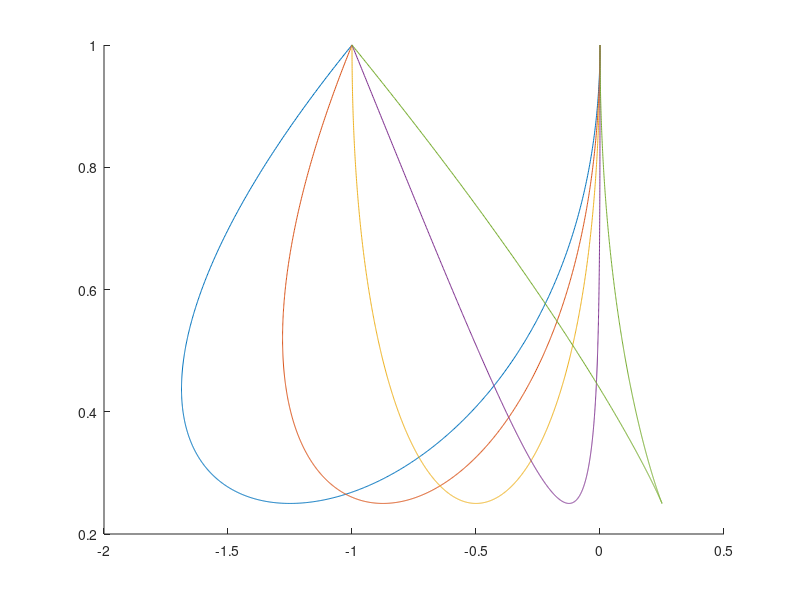

Write the MATLAB code that produced this figure.
clear variables;
close all;
clc;

t = linspace(0,1,1000);
T = [t.^0;t;t.^2;t.^3];
figure()
for a = [-3,-2,-1,0,1]

    P = [0 0 a -1;1 0 0 1];

    Q = [1 -3  3 -1
          0  3 -6  3
          0  0  3 -3
          0  0  0  1];

    M = P*Q*T;

    hold on;
    plot(M(1,:),M(2,:))
end




